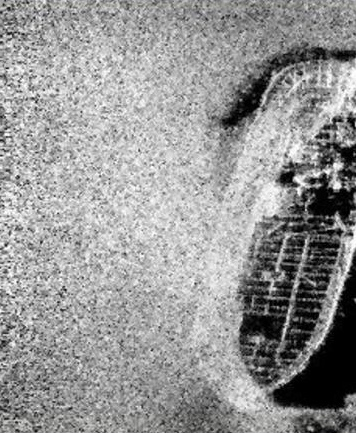
%> input picture TEST12/sonar_original.jpg, 356 x 433 px
$ octave Overall_Without_Circle.m   (GNU Octave 9; MATLAB toolbox functions it lacks are replaced by stand-ins)
%> lines starting %> are read from the running program, lines starting %| are printed output that depends on the picture; in (x1, y1, x2, y2) boxes, pixels count from 0 and x2, y2 are one past the last pixel; in counts of white or black regions, pixels touching at a corner belong together; the program's own positions count from 1
clc
clear all
tic

%%
%Read the Sonar Original Image
Original_Image = imread('sonar_original.jpg'); %Your Local Location of Sonar Image
%> Original_Image is the input picture: size 433x356x3 uint8; mean R, G, B 150.8, 150.8, 150.7

%%
%Gray Image ---- From 3 Channels to 1 Channel
Img_gray = rgb2gray(Original_Image);
[m, n] = size(Img_gray);
%> m = 433; n = 356
figure(1)
imshow(Img_gray)
axis normal;
set(gca,'position',[0 0 1 1]);
print('Img_gray', '-dpng',  '-r600')

%%
%Denoise: DCT (Discrete Cosine Transform)
%medfilt2, Lee, Kuan, Frost, wavelets
Img_Denoise = dct2(Img_gray);  %Discrete Cosine Transform : Noise --> High Frequency --> Low Amplitude
I = zeros(m, n);
I(1:m/3, 1:n/3) = 1; %Keep Low Frequency Denoise High Frequency
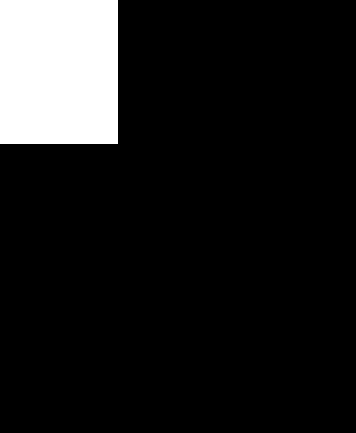
%> I: size 433x356 double; values 0 (black) and 1 (white), 11% white; 1 white region, box (x1, y1, x2, y2) and area: (0, 0, 118, 144) 16992
Ydct = Img_Denoise .* I;  %Denoise
Img_Denoise = uint8(idct2(Ydct)); %Inverse Discrete Cosine Transform
%> Img_Denoise: size 433x356 uint8
figure(2)
imshow(Img_Denoise)
axis normal;
set(gca,'position',[0 0 1 1]);
print('Img_Denoise', '-dpng',  '-r600')

%%
%Edge Detection: Roberts Operator
%Operators: roberts, sobel, log, canny, prewitt
Img_Edge = edge(Img_Denoise, 'roberts');  %G[i,j] = |f[i , j] - f[ i+1, j+1]| + |f[i+1, j] - f[i, j+1]|
%> Img_Edge: size 433x356 logical; 1.3% white in thin lines or dots
figure(3)
imshow(Img_Edge)
axis normal;
set(gca,'position',[0 0 1 1]);
print('Img_Edge', '-dpng',  '-r600')

%%
%Removing Shadow Boundaries
Extend_four = ones(m, n+16);
Extend_four_2 = ones(m, n+16);
for i = 1:m
    for j = 1:7
        Extend_four(i, j) = 150;
        Extend_four_2(i,j) = 150;
    end
end
%> Extend_four: size 433x372 double; values 1 (black) and 150 (white), 1.9% white; 1 white region, box (x1, y1, x2, y2) and area: (0, 0, 7, 433) 3031
for i = 1:m
    for j = n+8:n+16
        Extend_four(i, j) = 150;
        Extend_four_2(i, j) = 150;
    end
end
%> Extend_four: size 433x372 double; values 1 (black) and 150 (white), 4.3% white; 2 white regions, box (x1, y1, x2, y2) and area: (363, 0, 372, 433) 3897, (0, 0, 7, 433) 3031
for i = 1:m
    for j = 1:n
        Extend_four(i, j+7) = Img_Denoise(i, j);
        Extend_four_2(i, j+7) = Img_Edge(i, j);
    end
end
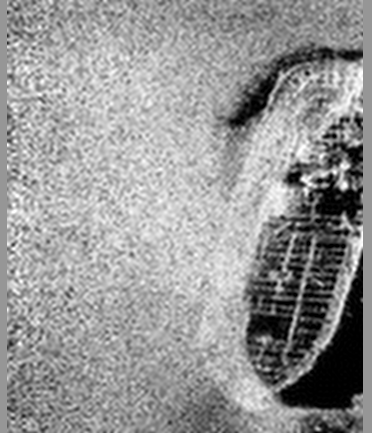
%> Extend_four: size 433x372 double; min 0, max 255, mean 150.8
jiegou = Extend_four_2;
jie2gou = Extend_four_2;
for i = 1:m
    for j = 8:n+8
        if Extend_four_2(i, j) == 1
         jiegou(i,j)=floor((Extend_four(i,j-7)+Extend_four(i,j-6)+Extend_four(i,j-5)+...
             Extend_four(i,j-4)+Extend_four(i,j-3)+Extend_four(i,j-2)+Extend_four(i,j-1))/9);
         jie2gou(i,j)=floor((Extend_four(i,j+7)+Extend_four(i,j+6)+Extend_four(i,j+5)+...
             Extend_four(i,j+4)+Extend_four(i,j+3)+Extend_four(i,j+2)+Extend_four(i,j+1))/7);
        end
    end
end
%> jie2gou: size 433x372 double; min 0, max 239, mean 7.8
%> jiegou: size 433x372 double; min 0, max 188, mean 7.5
jiegou = uint8(jiegou);
%> jiegou: size 433x372 uint8
jie2gou = uint8(jie2gou);
%> jie2gou: size 433x372 uint8
jiegou1 = jiegou;
for i = 1:m
    for j = 1:n+8
        if jiegou(i, j) <= 80 && jie2gou(i, j) > 50 && jie2gou(i, j) < 150
            jiegou1(i, j) = 0;
        end
    end
end
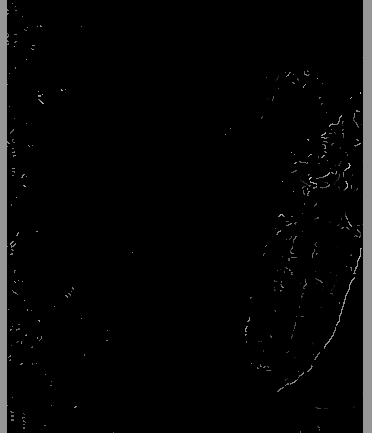
%> jiegou1: size 433x372 uint8; min 0, max 188, mean 7.4

Removing_Shadow_Boundaries = jiegou1(: ,8:n+7);
t = graythresh(Removing_Shadow_Boundaries);
%> t = 0.227
Removing_Shadow_Boundaries = im2bw(Removing_Shadow_Boundaries, t);
%> Removing_Shadow_Boundaries: size 433x356 logical; 0.79% white in thin lines or dots
figure(4)
imshow(Removing_Shadow_Boundaries)
axis normal;
set(gca,'position',[0 0 1 1]);
print('Removing_Shadow_Boundaries', '-dpng',  '-r600')

%%
% Localization Ship
% Find Line Location
[m, n]=size(Removing_Shadow_Boundaries);
A_line = [];

% Statistc the Number of White Pixels for m-line and Save to A[]
for i = 1:m
    for j = 1:n
        num_white = sum(Removing_Shadow_Boundaries(i, :));
        A_line(i) = num_white;
    end
end
%> after the loop, A_line = 433 values, max 16 at index 188, min 0 at index 1, mean 2.8

% Calculate the Possibility of the White Pixels Occupancy in Each Line Using A_line = A_line./sum(A_line);
A_line = A_line./sum(A_line);
%> A_line = 433 values, max 0.0132 at index 188, min 0 at index 1, mean 0.00231
x_axis_line = 1:1:m;
%> x_axis_line = 433 values from 1 to 433
y_axis_line = A_line;
%> y_axis_line has the same summary as A_line

% medfilt1 the Histogram
B = medfilt1(A_line,10);
%> B = 433 values, max 0.00577 at index 172, min 0 at index 1, mean 0.00208
B = medfilt1(B,10);
%> B = 433 values, max 0.00577 at index 173, min 0 at index 1, mean 0.00206
y_axis2_line = B;
%> y_axis2_line has the same summary as B

Hzy1_line = zeros(1, m+4);
Hzy1_line(3:m+2) = y_axis2_line;
hzyx_line(1:m+4) = 1:1:m+4;

Hzy2_line = Hzy1_line;
%> Hzy2_line = 437 values, max 0.00577 at index 175, min 0 at index 1, mean 0.00204
Maximum_line = 0;

% Find the Maximum Value tt of Line Histogram
for i = 3:m+2
    Hzy2_line(i) = (Hzy1_line(i-2) + Hzy1_line(i-1) + Hzy1_line(i) + Hzy1_line(i+1) + Hzy1_line(i+2)) / 5;
    if Hzy2_line(i) > Maximum_line
        Maximum_line = Hzy2_line(i);
        Maximum_line_index = i;
    end
end
%> this loop made 433 passes
%> Maximum_line on passes 9, 10, 11, 12, 13, 27, 28, 29, 30, 31, 32, 33: 4.12e-05, 8.24e-05, 0.000124, 0.000165, 0.000206, 0.000206, 0.000329, 0.000494, 0.000618, 0.0007, 0.000783, 0.000824
%> after the loop, Hzy2_line = 437 values, max 0.00577 at index 177, min 0 at index 1, mean 0.00204; Maximum_line = 0.00577; Maximum_line_index = 177

tt2_line = 10;
tt3_line = 10;

for i = 3:m+2
    if Hzy2_line(i)<=tt2_line  &&  i<Maximum_line_index
        tt2_line = Hzy2_line(i);
        Line_Threshold1 = i;
    end

    if Hzy2_line(i)<tt3_line  &&  i>Maximum_line_index
        tt3_line = Hzy2_line(i);
        Line_Threshold2 = i;
    end
end
%> after the loop, Line_Threshold1 = 68; Line_Threshold2 = 204; tt3_line = 0


%  Find Column Location
A_column = [];

% Calculate the Possibility of the White Pixels Occupancy in Each Column Using A_column = A_column./sum(A_column);
for i = 1:n
    for j = 1:m
        num_white = sum(Removing_Shadow_Boundaries(:, i));
    end
        A_column(i) = num_white;
end
%> after the loop, A_column = 356 values, max 26 at index 6, min 0 at index 24, mean 3.41
A_column = A_column ./ sum(A_column);
%> A_column = 356 values, max 0.0214 at index 6, min 0 at index 24, mean 0.00281

B = medfilt1(A_column,10);
%> B = 356 values, max 0.0124 at index 5, min 0 at index 43, mean 0.00256
B = medfilt1(B,10);
%> B = 356 values, max 0.0107 at index 5, min 0 at index 44, mean 0.00254
B = medfilt1(B,10);
%> B = 356 values, max 0.0105 at index 5, min 0 at index 45, mean 0.00253
B = medfilt1(B,10);
%> B = 356 values, max 0.0105 at index 6, min 0 at index 46, mean 0.00252
y_axis2_coulmn = B;
%> y_axis2_coulmn has the same summary as B

Hzy1_column = zeros(1,n+4);
Hzy1_column(3:n+2) = y_axis2_coulmn;
hzyx_column(1:n+4) = 1:1:n+4;

Hzy2_column = Hzy1_column;
%> Hzy2_column = 360 values, max 0.0105 at index 8, min 0 at index 1, mean 0.00249
Maximum_column = 0;

for i = 3:n+2
    Hzy2_column(i) = (Hzy1_column(i-2)+Hzy1_column(i-1)+Hzy1_column(i)+Hzy1_column(i+1)+Hzy1_column(i+2))/5;
    if Hzy2_column(i) > Maximum_column
        Maximum_column = Hzy2_column(i);
        tt1_column = i;
    end
end
%> this loop made 356 passes
%> Maximum_column on passes 1 to 8: 0.00131, 0.00289, 0.00488, 0.00692, 0.00868, 0.00984, 0.0103, 0.0105
%> after the loop, Hzy2_column = 360 values, max 0.0105 at index 10, min 0 at index 1, mean 0.00248

tt2_column = 10;
tt3_column = 10;
for i=3:n+2
    if Hzy2_column(i) <= tt2_column  && i<tt1_column
        tt2_column = Hzy2_column(i);
        Column_Line_Threshold1 = i;
    end
    if Hzy2_column(i)<tt3_column  &&  i>tt1_column
        tt3_column = Hzy2_column(i);
        Column_Line_Threshold2 = i;
    end
end
%> this loop made 356 passes
%> tt3_column on passes 9 to 20: 0.0103, 0.00984, 0.0091, 0.00826, 0.00739, 0.00663, 0.00612, 0.00579, 0.00546, 0.00508, 0.00468, 0.00427

%Localization Ship
Locate_Ship = Removing_Shadow_Boundaries(Line_Threshold1:Line_Threshold2, Column_Line_Threshold1:Column_Line_Threshold2);
%> Locate_Ship: size 137x48 logical; 1.1% white in thin lines or dots, all inside (x1, y1, x2, y2) = (0, 0, 35, 131)
figure(5)
imshow(Locate_Ship)
axis normal;
set(gca,'position',[0 0 1 1]);
print('Locate_Ship', '-dpng',  '-r600')

%%
%Removing the Margin of Ship
[m1, n1] = size(Locate_Ship);
%> m1 = 137; n1 = 48
white_pixel = 1;
first_location = [];
last_location = [];
Locate_Ship_new = uint8(Locate_Ship);

%Find the first and Last White Pixel and Save the Index
for i = 1:m1
    for j = 1:n1
        if Locate_Ship(i, j) == 0
            random_pixel = randi(224)+1;
            Locate_Ship_new(i, j) = random_pixel;
        end
        pixel_line = uint8(Locate_Ship_new(i, :));
        [white_pixel ,index_first] = unique (pixel_line);  %Find the First White Pixel Using unique()
        [white_pixel, index_last]  = unique (pixel_line, 'legacy'); %Find the Last White Pixel using unique( ***,'legacy' )
        first_location(i) = index_first(1);
        last_location(i)  = index_last(1);
    end
end
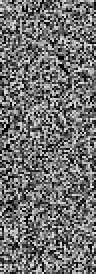
%> Locate_Ship_new: size 137x48 uint8 (shown 2 times larger); min 1, max 225, mean 112.2
%> after the loop, first_location = 137 values, max 48 at index 91, min 1 at index 7, mean 20.73; last_location = 137 values, max 48 at index 91, min 1 at index 7, mean 22.17; random_pixel = 138

first_coordinate = [];
last_coordinate = [];
line = 1:1:m1;
%> line = 137 values from 1 to 137
first_coordinate = [line', first_location'];  %Save the First Index
%> first_coordinate = 137 rows, first 12: [1 7; 2 7; 3 40; 4 14; 5 12; 6 19; 7 1; 8 38; 9 34; 10 25; 11 45; 12 23]
last_coordinate  = [line',  last_location'];  %Save the Last Index
%> last_coordinate has the same summary as first_coordinate

%Margin of Ship
Locate_Ship_recreate = Locate_Ship;
for i = 1:m1
    for j = 1:n1
        if Locate_Ship_recreate(i, j) ~= 0
            Locate_Ship_recreate(i, j) = 0;
        end
        Locate_Ship_recreate(first_coordinate(i, 1), first_coordinate(i, 2)) = 1;  %Highlight the First Side (Left) White Margin
        Locate_Ship_recreate(last_coordinate(i, 1),  last_coordinate(i, 2)) = 1;  %Highlight the Last Side (Right) White Margin
    end
end
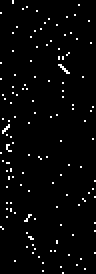
%> Locate_Ship_recreate: size 137x48 logical (shown 2 times larger); 2.6% white in thin lines or dots

%Removing Margin of Ship ------> Change the Cycle 8 pixels into Black (0)
Dilate_New_Img = Locate_Ship;
for i = 1:m1-1
    Dilate_New_Img(first_coordinate(i, 1), first_coordinate(i, 2)) = 0;
    Dilate_New_Img(first_coordinate(i, 1)+1, first_coordinate(i, 2)) = 0;
    Dilate_New_Img(first_coordinate(i, 1), first_coordinate(i, 2)+1) = 0;
    Dilate_New_Img(first_coordinate(i, 1)+1, first_coordinate(i, 2)+1) = 0;

    Dilate_New_Img(last_coordinate(i, 1),  last_coordinate(i, 2))  = 0;
    Dilate_New_Img(last_coordinate(i, 1)+1,  last_coordinate(i, 2))  = 0;
    Dilate_New_Img(last_coordinate(i, 1),  last_coordinate(i, 2)+1)  = 0;
    Dilate_New_Img(last_coordinate(i, 1)+1,  last_coordinate(i, 2)+1)  = 0;

    if i > 1
        Dilate_New_Img(first_coordinate(i, 1)-1, first_coordinate(i, 2)) = 0;
        Dilate_New_Img(last_coordinate(i, 1)-1,  last_coordinate(i, 2))  = 0;

        if first_coordinate(i, 2) > 1
            Dilate_New_Img(first_coordinate(i, 1), first_coordinate(i, 2)-1) = 0;
            Dilate_New_Img(first_coordinate(i, 1)-1, first_coordinate(i, 2)-1) = 0;
        end

        if last_coordinate(i, 2) > 1
            Dilate_New_Img(last_coordinate(i, 1),  last_coordinate(i, 2)-1)  = 0;
            Dilate_New_Img(last_coordinate(i, 1)-1,  last_coordinate(i, 2)-1)  = 0;
        end
    end
end
%> Dilate_New_Img: size 137x49 logical; every value is 0
figure(6)
imshow(Dilate_New_Img)
axis normal;
set(gca,'position',[0 0 1 1]);
print('Dilate_New_Img', '-dpng',  '-r600')

%%
%Dilate "Removing Boundaries" Image ------>Morphology
tool = strel('disk',4);
Img_Dilate = imdilate(Locate_Ship, tool);
%> Img_Dilate: size 137x48 logical; 13.8% white; 12 white regions, largest, box (x1, y1, x2, y2) and area: (0, 59, 10, 93) 249, (26, 21, 38, 40) 159, (0, 98, 9, 112) 108
figure(7)
imshow(Img_Dilate)
axis normal;
set(gca,'position',[0 0 1 1]);
print('Img_Dilate', '-dpng',  '-r600')

 %%
 %First Critical Condition (Left & Right Edge)
[m2, n2] = size(Img_Dilate);
%> m2 = 137; n2 = 48
white_pixel = 1;
black_pixel = 0;
first_Dalition_location = [];
last_Dalition_location = [];
Img_Dilate_Test = uint8(Img_Dilate);

%Find the first White Pixel of the Dalition Image and Save the Index
for i = 1:m2
    for j = 1:n2
        if Img_Dilate(i, j) == 0
            random_pixel = randi(224)+1;
            Img_Dilate_Test(i, j) = random_pixel;
        end
        pixel_dilation_line = uint8(Img_Dilate_Test(i, :));

        [white_pixel ,index_dalition_first] = unique (pixel_dilation_line);  %Find the First White Pixel Using unique()
        [black_pixel ,index_dalition_last] = unique (pixel_dilation_line, 'legacy');  %Find the Last White Pixel Using unique(***, 'legacy')

        first_Dalition_location(i) = index_dalition_first(1);
        last_Dalition_location(i) = index_dalition_last(1);
    end
end
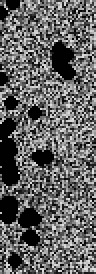
%> Img_Dilate_Test: size 137x48 uint8 (shown 2 times larger); min 1, max 225, mean 98.4
%> after the loop, first_Dalition_location = 137 values, max 48 at index 14, min 1 at index 4, mean 10.24; last_Dalition_location = 137 values, max 48 at index 14, min 1 at index 17, mean 18.04; random_pixel = 66

first_dalition_coordinate = [];
last_dalition_coordinate = [];
line_dalition = 1:1:m2;
%> line_dalition = 137 values from 1 to 137
first_dalition_coordinate = [line_dalition', first_Dalition_location'];  %Save the First Index & Coordinate
%> first_dalition_coordinate = 137 rows, first 12: [1 4; 2 4; 3 4; 4 1; 5 1; 6 1; 7 1; 8 1; 9 1; 10 1; 11 37; 12 8]
last_dalition_coordinate = [line_dalition', last_Dalition_location'];
%> last_dalition_coordinate = 137 rows, first 12: [1 10; 2 10; 3 10; 4 9; 5 8; 6 4; 7 4; 8 4; 9 3; 10 2; 11 37; 12 8]

for i = 1:m2
    if first_dalition_coordinate(i, 2) <= first_coordinate(i, 2)
        Img_Dilate(i, 1:first_coordinate(i, 2)) = 0;
        Img_Dilate(i, 1:first_coordinate(i, 2)+5) = 0;
        Img_Dilate(i+1, 1:first_coordinate(i, 2)+5) = 0;
        if i > 1
            Img_Dilate(i-1, 1:first_coordinate(i, 2)+5) = 0;
        end
    end

    if last_dalition_coordinate(i, 2) >= last_coordinate(i, 2)
        Img_Dilate(i, last_coordinate(i, 2):last_dalition_coordinate(i, 2)) = 0;
    end
end
%> Img_Dilate: size 138x53 logical; 0.08% white in thin lines or dots, all inside (x1, y1, x2, y2) = (31, 38, 37, 39)

%Second Critical Condition (Left Edge)
Left_Edge = zeros(m, n);
for i = 1:m
    for j = 1:n
        if Img_Denoise(i, j) > 200
            Left_Edge(i, j) = 1;
        end
    end
end
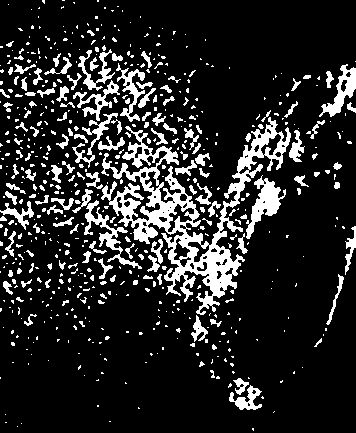
%> Left_Edge: size 433x356 double; values 0 (black) and 1 (white), 15.5% white; 612 white regions (469 under 20 px), largest, box (x1, y1, x2, y2) and area: (101, 117, 291, 315) 8403, (246, 175, 286, 239) 937, (84, 200, 142, 269) 769

[m, n] = size(Left_Edge);
white_pixel = 1;
final_first_white_location = [];
Left_Edge_New = uint8(Left_Edge);

%Find the first White Pixel of the Dalition Image and Save the Index
%> (the run ends here)
